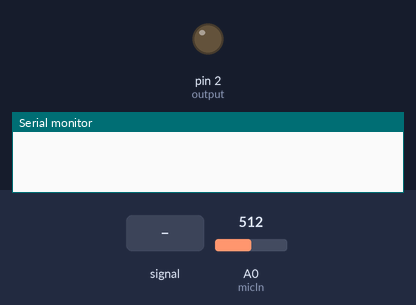
The sketch below on a simulated Arduino Nano, built with avr-gcc and run on an emulated ATmega328P. Shown: output pins drawn as LEDs (lit = HIGH), the last lines printed to the serial monitor. Dashed ring = blinking. The test bench sets the inputs (shaded band); at power-on: A0 (micIn) = 512. Sleep ends after the set time or at an interrupt.

Above: at 1.2 s.
1.3 s: A0 (micIn) fed a 200 Hz sine of ±81 counts around its level
At 1.57 s:
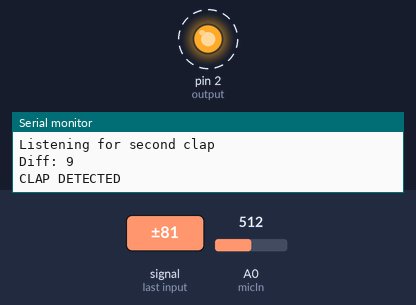
4.3 s: A0 (micIn) set to 306
At 4.3 s:
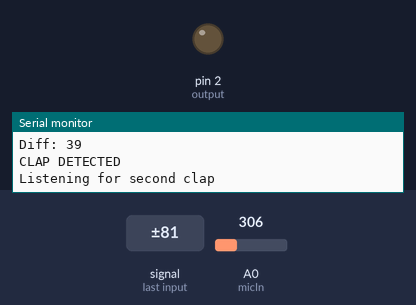
6.2 s: A0 (micIn) fed a 1000 Hz sine of ±255 counts around its level
At 6.47 s:
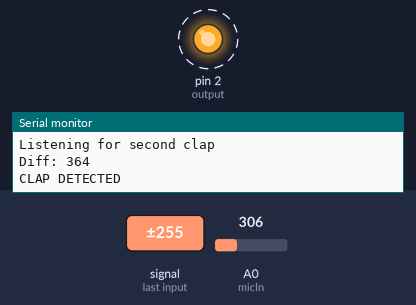
9.2 s: A0 (micIn) fed a 2 Hz sine of ±306 counts around its level
12.2 s: A0 (micIn) set to 122
At 12.2 s:
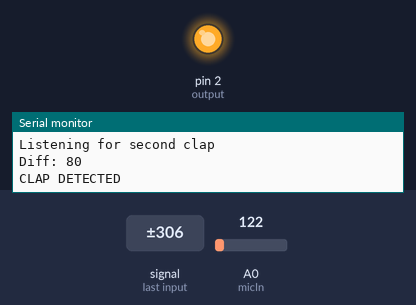
Timing chart, 0 to 14.7 s (numbered marks = the images above; inputs shaded):
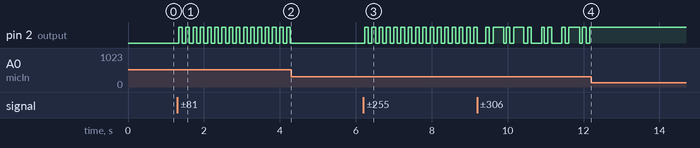

Measured:
- after the input at 1.3 s, pin 2 (output): alternates HIGH for 0.09 s and LOW for 0.09 s, starting at once
- after the input at 4.3 s, pin 2 (output): stops changing and stays LOW
- after the input at 6.2 s, pin 2 (output): alternates HIGH for 0.10 s and LOW for 0.10 s, starting at once
- after the input at 12.2 s, pin 2 (output): stops changing and stays HIGH

The sketch:

clapper.ino
```cpp
/*

Clapper Controller for Arduino Nano

2016/04/07

Controller program for a clapper circuit. The paired circuit should have an electret microphone
connected to one of the analog pins on the Nano. The Nano samples the mic output to detect
changes to determine if a clap (or loud noise) has been processed. The Nano then drives one of
the output pins, based on the logic for detemining the switch trigger.

In this version, when a loud clap is detected, the Nano goes into a state where it listens for
a second clap within a short time frame. This state is managed by a simple boolean.

*/

/*
TODO: Take care with normalizing values when the MCU sleeps. It's possible to record one mic
value and sleep, waking up to a drastically different reading. The sleep duration is small
enough that this shouldn't be that big of an issue, but worth mentioning
*/

/*
 * For the Arduino Nano, it looks like the output pin numbers are equal to
 * the target digital pin. IE:
 *  1 = D1
 *  2 = D2
 *  3 = D3
 *  ...
 *  12 = D12
 */

#include <avr/sleep.h>
#include <avr/power.h>

// Using a sleep of 0.004 s, we can count loops for a timeout
// For 0.4 s timeout, this will be 100 loops
const unsigned int DOUBLE_CLAP_TIMEOUT = 100;

// Arbitrary sensitivity (obtained through testing) for detecting a clap
const int DETECT_THRESHOLD = 5;

const int micIn = A0;     // Microphone input

const int output = 2;     // D2, output for driving load

volatile int micVal;
volatile int micValLast;
volatile int micDiff;

// Timeout counter
unsigned int resetCount;

volatile bool listenState = false;
volatile bool turnOn = true;

volatile int f_timer = 0;

/***************************************************
 *  Name:        ISR(TIMER1_OVF_vect)
 *
 *  Returns:     Nothing.
 *
 *  Parameters:  None.
 *
 *  Description: Timer1 Overflow interrupt.
 *
 ***************************************************/
ISR(TIMER1_OVF_vect)
{
  /* set the flag. */
   if (f_timer == 0)
   {
     f_timer = 1;
   }
}


/***************************************************
 *  Name:        enterSleep
 *
 *  Returns:     Nothing.
 *
 *  Parameters:  None.
 *
 *  Description: Enters the arduino into sleep mode.
 *
 ***************************************************/
void enterSleep(void)
{
  set_sleep_mode(SLEEP_MODE_IDLE);

  sleep_enable();


  /* Disable all of the unused peripherals. This will reduce power
   * consumption further and, more importantly, some of these
   * peripherals may generate interrupts that will wake our Arduino from
   * sleep!
   */
  power_adc_disable();
  power_spi_disable();
  power_timer0_disable();
  power_timer2_disable();
  power_twi_disable();

  /* Now enter sleep mode. */
  sleep_mode();

  /* The program will continue from here after the timer timeout*/
  sleep_disable(); /* First thing to do is disable sleep. */

  /* Re-enable the peripherals. */
  power_all_enable();
}

void setup()
{
  // Outputs
  pinMode(output, OUTPUT);

  // Inputs
  pinMode(micIn, INPUT);

  // Initialization
  micVal = analogRead(micIn);
  micValLast = micVal;
  digitalWrite(output, LOW);

  Serial.begin(9600);

  /* Normal timer operation.*/
  TCCR1A = 0x00;

  /* Timeout period formula:
   *  Timeout = [(1/16) * prescaler * 2^(# bit timer avail)] / 10^6, in s
   *
   * In this case, using Counter1, we have 16 bits available. Prescaler value
   * is the xx value in 1:xx
   */

  /* Clear the timer counter register.
   * You can pre-load this register with a value in order to
   * reduce the timeout period
   */
  TCNT1 = 0x0000;

  /* Configure the prescaler for 1:1, giving us a
   * timeout of ~0.004 seconds
   *
   * Prescaler possible values:  1:1, 1:8, 1:64, 1:256, 1:1024
   */
  TCCR1B = 0x01;

  /* Enable the timer overlow interrupt. */
  TIMSK1 = 0x01;
}

/***
 * Poll mic for value and compare to last cycle value. A double-clap should be
 * required to turn the switch on. Uses a flag boolean to determine if a
 * double-clap has been detected.
 */
void loop()
{
  if (f_timer == 1)
  {
    f_timer = 0;
    // Read ADC
    micVal = analogRead(micIn);
    // Only count rising edges
    micDiff = micVal - micValLast;

  //  Serial.println("Mic val: " + String(micVal));
//    Serial.println(String(micDiff));

    // Clap detected
    if (micDiff >= DETECT_THRESHOLD)
    {
      Serial.println("Diff: " + String(micDiff));
      Serial.println("CLAP DETECTED");

      // This is first clap, listen for the second clap
      if (!listenState)
      {
        listenState = true;
        resetCount = 0;
        Serial.println("Listening for second clap");
      }
      else
      {
        Serial.println("Second clap!");
        // Turn on if we were NOT on before, turn off if we were ON
        if (turnOn)
        {
          digitalWrite(output, HIGH);
          turnOn = false;
        }
        else
        {
          digitalWrite(output, LOW);
          turnOn = true;
        }
        listenState = false;
      }
    }

    // Increment reset timer
    if (listenState)
    {
      if (++resetCount == DOUBLE_CLAP_TIMEOUT)
      {
        Serial.println("RESET THRESHOLD");
        listenState = false;
        resetCount = 0;
      }
    }

    // No clap detected
    micValLast = micVal;
    /* Enter sleep to conserve power */
    enterSleep();
  }
}
```
